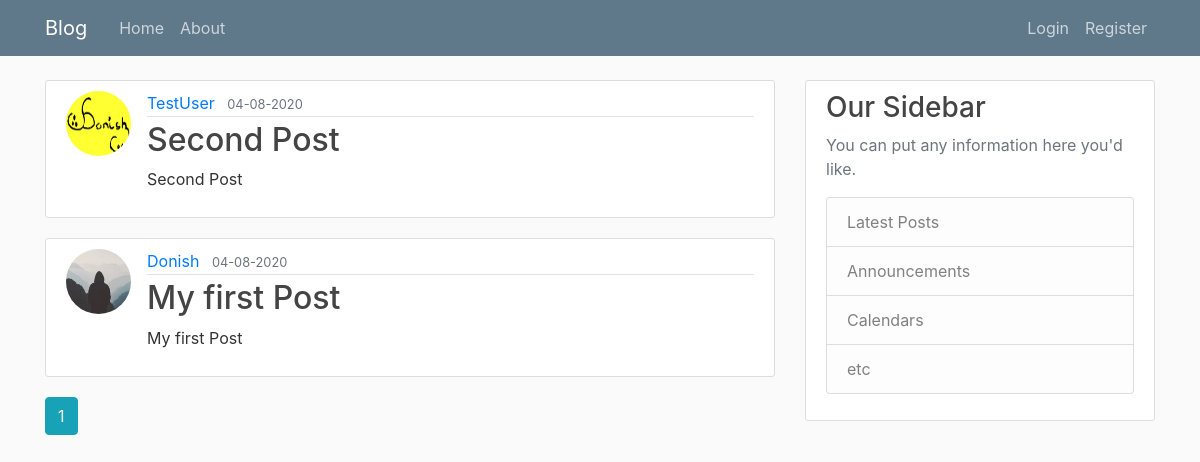
The app's page /, older data.
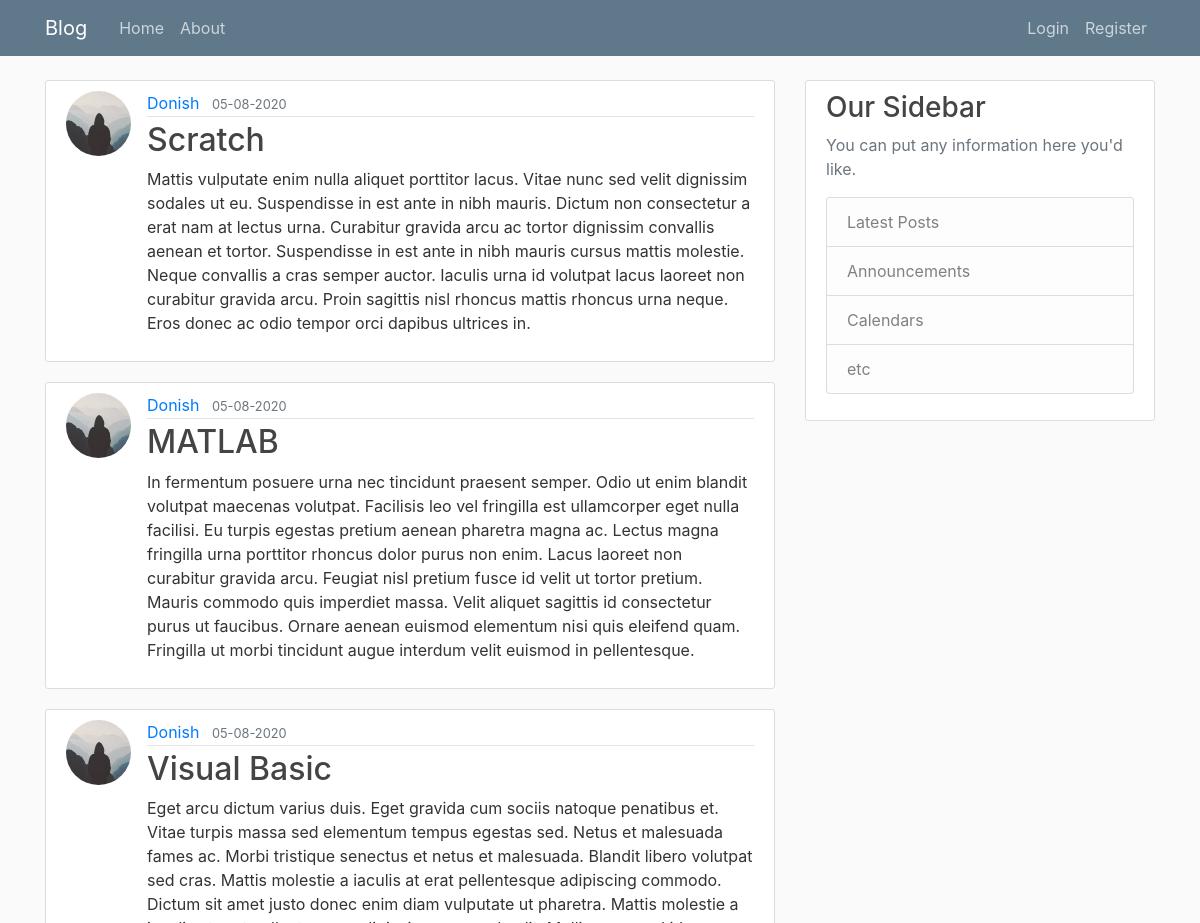
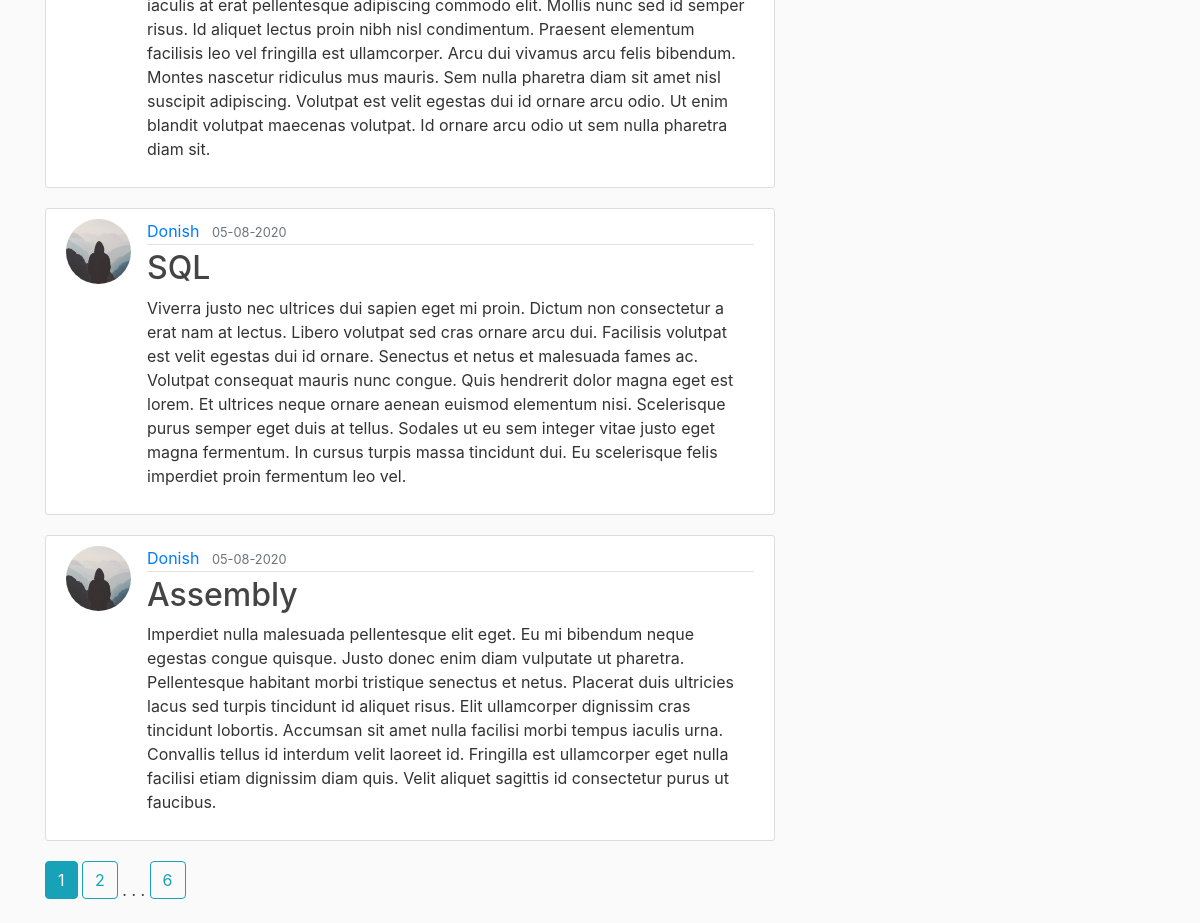
The same page, newer data (2 pictures, top to bottom).
### flaskblog/models.py (models this page shows, shortened)
class Post(db.Model):
    id = db.Column(db.Integer, primary_key=True)
    title = db.Column(db.String(100), nullable=False)
    date_posted = db.Column(db.DateTime, nullable=False, default=datetime.utcnow)
    content = db.Column(db.Text, nullable=False)
    user_id = db.Column(db.Integer, db.ForeignKey('user.id'), nullable=False)

class User(db.Model, UserMixin):
    id = db.Column(db.Integer, primary_key=True)
    username = db.Column(db.String(20), unique=True, nullable=False )
    email = db.Column(db.String(120), unique=True, nullable=False)
    image_file = db.Column(db.String(20), nullable=False, default='default.jpeg')
    password = db.Column(db.String(60), nullable=False)
    posts = db.relationship('Post', backref='author', lazy=True)

### flaskblog/main/routes.py (the view)
@main.route('/')
def index():
    page = request.args.get('page', 1, type=int)
    posts = Post.query.order_by(Post.date_posted.desc()).paginate(page=page, per_page=5)
    return render_template('home.html', posts=posts)

### flaskblog/templates/home.html
{% extends 'layout.html' %}
{% block content %}
    {% for post in posts.items %}
        <article class="media content-section">
            <img class="rounded-circle article-img" src="{{ url_for('static', filename='profiles/' + post.author.image_file) }}">
          <div class="media-body">
            <div class="article-metadata">
              <a class="mr-2" href="{{ url_for('users.user_posts', username=post.author.username) }}">{{ post.author.username }}</a>
              <small class="text-muted">{{ post.date_posted.strftime('%d-%m-%Y') }}</small>
            </div>
            <h2><a class="article-title" href="{{ url_for('posts.post', post_id=post.id) }}">{{ post.title }}</a></h2>
            <p class="article-content">{{ post.content }}</p>
          </div>
        </article>
    {% endfor %}
    {% for page_num in posts.iter_pages(left_edge=1, right_edge=1, left_current=1, right_current=2) %}
        {% if page_num %}
            {% if posts.page == page_num %}
                <a class="btn btn-info mb-4" href="{{ url_for('main.index', page=page_num) }}">{{ page_num }}</a>
            {% else %}
                <a class="btn btn-outline-info mb-4" href="{{ url_for('main.index', page=page_num) }}">{{ page_num }}</a>
            {% endif %}
        {% else %}
            .  .  .
        {% endif %}
    {% endfor %}
{% endblock content %}

Row changes from the older to the newer data that the page shows:
no longer on this page (row unchanged): Post: image_file (picture), author.username "TestUser", date_posted "04-08-2020", title "Second Post", content "Second Post"
no longer on this page (row unchanged): Post: image_file (placeholder picture), author.username "Donish", date_posted "04-08-2020", title "My first Post", content "My first Post"
added Post: image_file (placeholder picture), author.username "Donish", date_posted "05-08-2020", title "Scratch", content "Mattis vulputate enim nulla aliquet porttitor lacus. Vitae nunc sed velit dignissim sodales ut eu. Suspendisse in est ante in nibh mauris. Dictum non consectetur a erat nam at lectus urna. Curabitur gravida arcu ac tortor dignissim convallis aenean et tortor. Suspendisse in est ante in nibh mauris cursus mattis molestie. Neque convallis a cras semper auctor. Iaculis urna id volutpat lacus laoreet non curabitur gravida arcu. Proin sagittis nisl rhoncus mattis rhoncus urna neque. Eros donec ac odio tempor orci dapibus ultrices in."
added Post: image_file (placeholder picture), author.username "Donish", date_posted "05-08-2020", title "MATLAB", content "In fermentum posuere urna nec tincidunt praesent semper. Odio ut enim blandit volutpat maecenas volutpat. Facilisis leo vel fringilla est ullamcorper eget nulla facilisi. Eu turpis egestas pretium aenean pharetra magna ac. Lectus magna fringilla urna porttitor rhoncus dolor purus non enim. Lacus laoreet non curabitur gravida arcu. Feugiat nisl pretium fusce id velit ut tortor pretium. Mauris commodo quis imperdiet massa. Velit aliquet sagittis id consectetur purus ut faucibus. Ornare aenean euismod elementum nisi quis eleifend quam. Fringilla ut morbi tincidunt augue interdum velit euismod in pellentesque."
added Post: image_file (placeholder picture), author.username "Donish", date_posted "05-08-2020", title "Visual Basic", content "Eget arcu dictum varius duis. Eget gravida cum sociis natoque penatibus et. Vitae turpis massa sed elementum tempus egestas sed. Netus et malesuada fames ac. Morbi tristique senectus et netus et malesuada. Blandit libero volutpat sed cras. Mattis molestie a iaculis at erat pellentesque adipiscing commodo. Dictum sit amet justo donec enim diam vulputate ut pharetra. Mattis molestie a iaculis at erat pellentesque adipiscing commodo elit. Mollis nunc sed id semper risus. Id aliquet lectus proin nibh nisl condimentum. Praesent elementum facilisis leo vel fringilla est ullamcorper. Arcu dui vivamus arcu felis bibendum. Montes nascetur ridiculus mus mauris. Sem nulla pharetra diam sit amet nisl…"
added Post: image_file (placeholder picture), author.username "Donish", date_posted "05-08-2020", title "SQL", content "Viverra justo nec ultrices dui sapien eget mi proin. Dictum non consectetur a erat nam at lectus. Libero volutpat sed cras ornare arcu dui. Facilisis volutpat est velit egestas dui id ornare. Senectus et netus et malesuada fames ac. Volutpat consequat mauris nunc congue. Quis hendrerit dolor magna eget est lorem. Et ultrices neque ornare aenean euismod elementum nisi. Scelerisque purus semper eget duis at tellus. Sodales ut eu sem integer vitae justo eget magna fermentum. In cursus turpis massa tincidunt dui. Eu scelerisque felis imperdiet proin fermentum leo vel."
added Post: image_file (placeholder picture), author.username "Donish", date_posted "05-08-2020", title "Assembly", content "Imperdiet nulla malesuada pellentesque elit eget. Eu mi bibendum neque egestas congue quisque. Justo donec enim diam vulputate ut pharetra. Pellentesque habitant morbi tristique senectus et netus. Placerat duis ultricies lacus sed turpis tincidunt id aliquet risus. Elit ullamcorper dignissim cras tincidunt lobortis. Accumsan sit amet nulla facilisi morbi tempus iaculis urna. Convallis tellus id interdum velit laoreet id. Fringilla est ullamcorper eget nulla facilisi etiam dignissim diam quis. Velit aliquet sagittis id consectetur purus ut faucibus."
Text that changed along with them:
new list line: "2"
new list line: "6"
